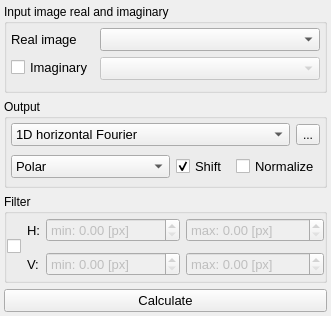
<?xml version="1.0" encoding="UTF-8"?>
<ui version="4.0">
 <class>nSpectralAnalysis</class>
 <widget class="QMainWindow" name="nSpectralAnalysis">
  <property name="geometry">
   <rect>
    <x>0</x>
    <y>0</y>
    <width>322</width>
    <height>316</height>
   </rect>
  </property>
  <property name="windowTitle">
   <string>MathOperation</string>
  </property>
  <property name="iconSize">
   <size>
    <width>20</width>
    <height>20</height>
   </size>
  </property>
  <property name="unifiedTitleAndToolBarOnMac">
   <bool>true</bool>
  </property>
  <widget class="QWidget" name="centralwidget">
   <layout class="QGridLayout" name="gridLayout_3">
    <property name="leftMargin">
     <number>4</number>
    </property>
    <property name="topMargin">
     <number>4</number>
    </property>
    <property name="rightMargin">
     <number>4</number>
    </property>
    <property name="bottomMargin">
     <number>4</number>
    </property>
    <item row="3" column="0">
     <widget class="QPushButton" name="calculate">
      <property name="font">
       <font>
        <pointsize>10</pointsize>
       </font>
      </property>
      <property name="text">
       <string>Calculate</string>
      </property>
     </widget>
    </item>
    <item row="2" column="0">
     <widget class="QGroupBox" name="groupBox_5">
      <property name="title">
       <string>Filter</string>
      </property>
      <layout class="QGridLayout" name="gridLayout_2" columnstretch="0,0,1,1">
       <property name="leftMargin">
        <number>0</number>
       </property>
       <property name="topMargin">
        <number>0</number>
       </property>
       <property name="rightMargin">
        <number>0</number>
       </property>
       <property name="bottomMargin">
        <number>0</number>
       </property>
       <item row="0" column="0" rowspan="2">
        <widget class="QCheckBox" name="useFilter">
         <property name="text">
          <string/>
         </property>
         <property name="neutrinoSave" stdset="0">
          <bool>false</bool>
         </property>
        </widget>
       </item>
       <item row="0" column="1">
        <widget class="QLabel" name="label_9">
         <property name="font">
          <font>
           <pointsize>10</pointsize>
          </font>
         </property>
         <property name="text">
          <string>H:</string>
         </property>
        </widget>
       </item>
       <item row="0" column="2">
        <widget class="QDoubleSpinBox" name="filterMinX">
         <property name="enabled">
          <bool>false</bool>
         </property>
         <property name="font">
          <font>
           <pointsize>10</pointsize>
          </font>
         </property>
         <property name="prefix">
          <string>min: </string>
         </property>
         <property name="suffix">
          <string> [px]</string>
         </property>
         <property name="maximum">
          <double>99999.990000000005239</double>
         </property>
         <property name="neutrinoSave" stdset="0">
          <bool>true</bool>
         </property>
        </widget>
       </item>
       <item row="0" column="3">
        <widget class="QDoubleSpinBox" name="filterMaxX">
         <property name="enabled">
          <bool>false</bool>
         </property>
         <property name="font">
          <font>
           <pointsize>10</pointsize>
          </font>
         </property>
         <property name="prefix">
          <string>max: </string>
         </property>
         <property name="suffix">
          <string> [px]</string>
         </property>
         <property name="maximum">
          <double>99999.990000000005239</double>
         </property>
         <property name="neutrinoSave" stdset="0">
          <bool>true</bool>
         </property>
        </widget>
       </item>
       <item row="1" column="1">
        <widget class="QLabel" name="label_10">
         <property name="font">
          <font>
           <pointsize>10</pointsize>
          </font>
         </property>
         <property name="text">
          <string>V:</string>
         </property>
        </widget>
       </item>
       <item row="1" column="2">
        <widget class="QDoubleSpinBox" name="filterMinY">
         <property name="enabled">
          <bool>false</bool>
         </property>
         <property name="font">
          <font>
           <pointsize>10</pointsize>
          </font>
         </property>
         <property name="prefix">
          <string>min: </string>
         </property>
         <property name="suffix">
          <string> [px]</string>
         </property>
         <property name="maximum">
          <double>99999.990000000005239</double>
         </property>
         <property name="neutrinoSave" stdset="0">
          <bool>true</bool>
         </property>
        </widget>
       </item>
       <item row="1" column="3">
        <widget class="QDoubleSpinBox" name="filterMaxY">
         <property name="enabled">
          <bool>false</bool>
         </property>
         <property name="font">
          <font>
           <pointsize>10</pointsize>
          </font>
         </property>
         <property name="prefix">
          <string>max: </string>
         </property>
         <property name="suffix">
          <string> [px]</string>
         </property>
         <property name="maximum">
          <double>99999.990000000005239</double>
         </property>
         <property name="neutrinoSave" stdset="0">
          <bool>true</bool>
         </property>
        </widget>
       </item>
      </layout>
     </widget>
    </item>
    <item row="0" column="0">
     <widget class="QGroupBox" name="groupBox_4">
      <property name="title">
       <string>Input image real and imaginary</string>
      </property>
      <layout class="QFormLayout" name="formLayout">
       <property name="leftMargin">
        <number>4</number>
       </property>
       <property name="topMargin">
        <number>4</number>
       </property>
       <property name="rightMargin">
        <number>4</number>
       </property>
       <property name="bottomMargin">
        <number>4</number>
       </property>
       <item row="1" column="0">
        <widget class="QLabel" name="label">
         <property name="font">
          <font>
           <pointsize>10</pointsize>
          </font>
         </property>
         <property name="text">
          <string>Real image</string>
         </property>
        </widget>
       </item>
       <item row="1" column="1">
        <widget class="QComboBox" name="image">
         <property name="font">
          <font>
           <pointsize>10</pointsize>
          </font>
         </property>
         <property name="neutrinoImage" stdset="0">
          <bool>true</bool>
         </property>
        </widget>
       </item>
       <item row="2" column="0">
        <widget class="QCheckBox" name="useImaginary">
         <property name="font">
          <font>
           <pointsize>10</pointsize>
          </font>
         </property>
         <property name="text">
          <string>Imaginary</string>
         </property>
         <property name="neutrinoSave" stdset="0">
          <bool>true</bool>
         </property>
        </widget>
       </item>
       <item row="2" column="1">
        <widget class="QComboBox" name="imaginary">
         <property name="enabled">
          <bool>false</bool>
         </property>
         <property name="font">
          <font>
           <pointsize>10</pointsize>
          </font>
         </property>
         <property name="neutrinoImage" stdset="0">
          <bool>true</bool>
         </property>
        </widget>
       </item>
      </layout>
     </widget>
    </item>
    <item row="1" column="0">
     <widget class="QGroupBox" name="groupBox_3">
      <property name="title">
       <string>Output</string>
      </property>
      <layout class="QGridLayout" name="gridLayout">
       <property name="leftMargin">
        <number>4</number>
       </property>
       <property name="topMargin">
        <number>4</number>
       </property>
       <property name="rightMargin">
        <number>4</number>
       </property>
       <property name="bottomMargin">
        <number>4</number>
       </property>
       <item row="0" column="0">
        <widget class="QComboBox" name="spectral_transform">
         <property name="font">
          <font>
           <pointsize>10</pointsize>
          </font>
         </property>
         <property name="neutrinoSave" stdset="0">
          <bool>true</bool>
         </property>
         <item>
          <property name="text">
           <string>1D horizontal Fourier</string>
          </property>
         </item>
         <item>
          <property name="text">
           <string>1D vertical Fourier</string>
          </property>
         </item>
         <item>
          <property name="text">
           <string>2D Fourier</string>
          </property>
         </item>
        </widget>
       </item>
       <item row="0" column="1">
        <widget class="QToolButton" name="direction">
         <property name="toolTip">
          <string>Forward (&gt;) / Backward(&lt;)</string>
         </property>
         <property name="text">
          <string>...</string>
         </property>
         <property name="checkable">
          <bool>true</bool>
         </property>
         <property name="neutrinoSave" stdset="0">
          <bool>true</bool>
         </property>
        </widget>
       </item>
       <item row="1" column="0" colspan="2">
        <widget class="QWidget" name="widget" native="true">
         <layout class="QHBoxLayout" name="horizontalLayout">
          <property name="leftMargin">
           <number>0</number>
          </property>
          <property name="topMargin">
           <number>0</number>
          </property>
          <property name="rightMargin">
           <number>0</number>
          </property>
          <property name="bottomMargin">
           <number>0</number>
          </property>
          <item>
           <widget class="QComboBox" name="output_format">
            <property name="font">
             <font>
              <pointsize>10</pointsize>
             </font>
            </property>
            <property name="neutrinoSave" stdset="0">
             <bool>true</bool>
            </property>
            <item>
             <property name="text">
              <string>Polar</string>
             </property>
            </item>
            <item>
             <property name="text">
              <string>Rectagular</string>
             </property>
            </item>
            <item>
             <property name="text">
              <string>Power spectrum</string>
             </property>
            </item>
            <item>
             <property name="text">
              <string>Log10 power spectrum</string>
             </property>
            </item>
           </widget>
          </item>
          <item>
           <widget class="QCheckBox" name="doshift_cb">
            <property name="font">
             <font>
              <pointsize>10</pointsize>
             </font>
            </property>
            <property name="toolTip">
             <string>Swap FFT quadrants (after for forward and before for backward)</string>
            </property>
            <property name="text">
             <string>Shift</string>
            </property>
            <property name="checked">
             <bool>true</bool>
            </property>
            <property name="neutrinoSave" stdset="0">
             <bool>true</bool>
            </property>
           </widget>
          </item>
          <item>
           <widget class="QCheckBox" name="normalize">
            <property name="font">
             <font>
              <pointsize>10</pointsize>
             </font>
            </property>
            <property name="toolTip">
             <string>Divide results by the square root of the image surface</string>
            </property>
            <property name="text">
             <string>Normalize</string>
            </property>
            <property name="neutrinoSave" stdset="0">
             <bool>true</bool>
            </property>
           </widget>
          </item>
         </layout>
        </widget>
       </item>
      </layout>
     </widget>
    </item>
   </layout>
  </widget>
 </widget>
 <resources/>
 <connections>
  <connection>
   <sender>useFilter</sender>
   <signal>toggled(bool)</signal>
   <receiver>filterMaxX</receiver>
   <slot>setEnabled(bool)</slot>
   <hints>
    <hint type="sourcelabel">
     <x>18</x>
     <y>192</y>
    </hint>
    <hint type="destinationlabel">
     <x>240</x>
     <y>175</y>
    </hint>
   </hints>
  </connection>
  <connection>
   <sender>useFilter</sender>
   <signal>toggled(bool)</signal>
   <receiver>filterMaxY</receiver>
   <slot>setEnabled(bool)</slot>
   <hints>
    <hint type="sourcelabel">
     <x>18</x>
     <y>192</y>
    </hint>
    <hint type="destinationlabel">
     <x>240</x>
     <y>209</y>
    </hint>
   </hints>
  </connection>
  <connection>
   <sender>useFilter</sender>
   <signal>toggled(bool)</signal>
   <receiver>filterMinX</receiver>
   <slot>setEnabled(bool)</slot>
   <hints>
    <hint type="sourcelabel">
     <x>18</x>
     <y>192</y>
    </hint>
    <hint type="destinationlabel">
     <x>108</x>
     <y>175</y>
    </hint>
   </hints>
  </connection>
  <connection>
   <sender>useFilter</sender>
   <signal>toggled(bool)</signal>
   <receiver>filterMinY</receiver>
   <slot>setEnabled(bool)</slot>
   <hints>
    <hint type="sourcelabel">
     <x>18</x>
     <y>192</y>
    </hint>
    <hint type="destinationlabel">
     <x>108</x>
     <y>209</y>
    </hint>
   </hints>
  </connection>
  <connection>
   <sender>useImaginary</sender>
   <signal>toggled(bool)</signal>
   <receiver>imaginary</receiver>
   <slot>setEnabled(bool)</slot>
   <hints>
    <hint type="sourcelabel">
     <x>20</x>
     <y>60</y>
    </hint>
    <hint type="destinationlabel">
     <x>164</x>
     <y>61</y>
    </hint>
   </hints>
  </connection>
 </connections>
</ui>
